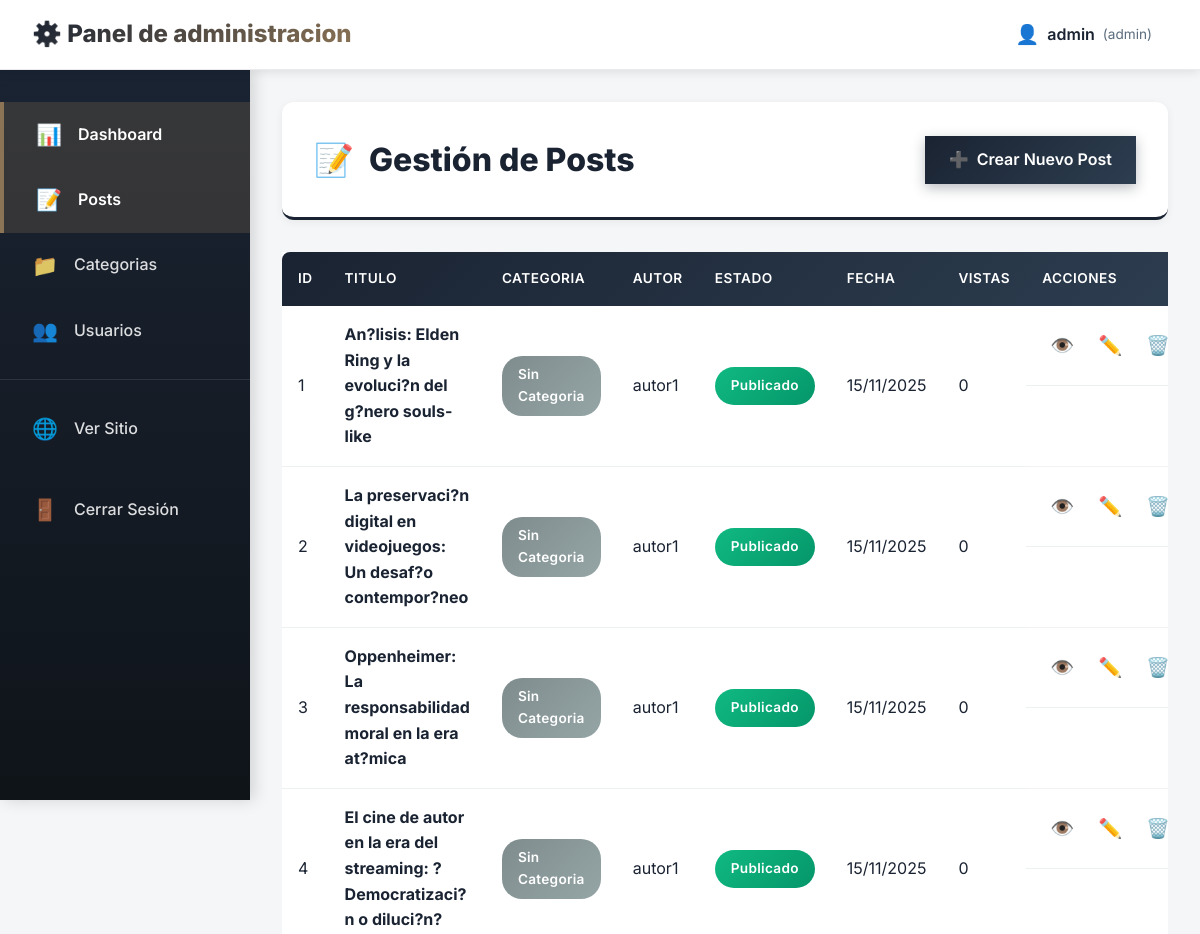
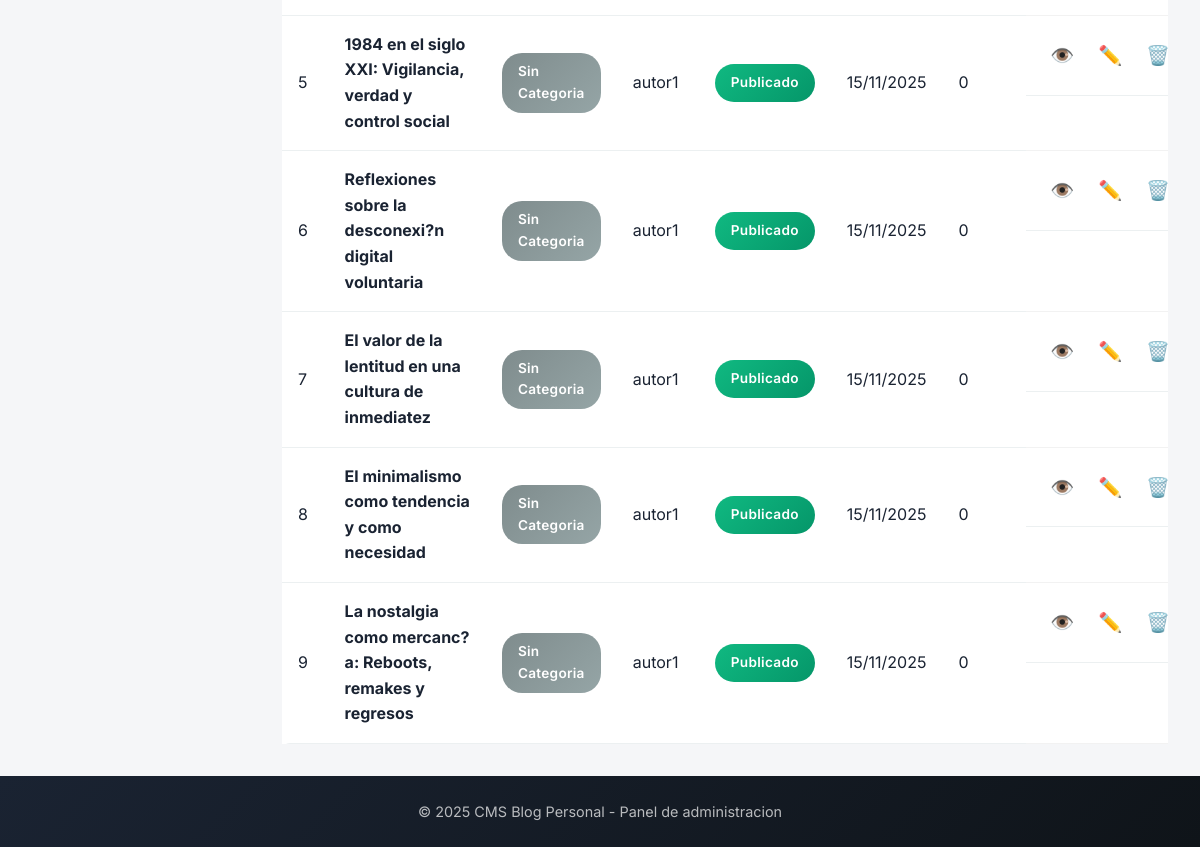
Before: /public/admin/posts/index.php (signed in) with the older database file (2 pictures, top to bottom).
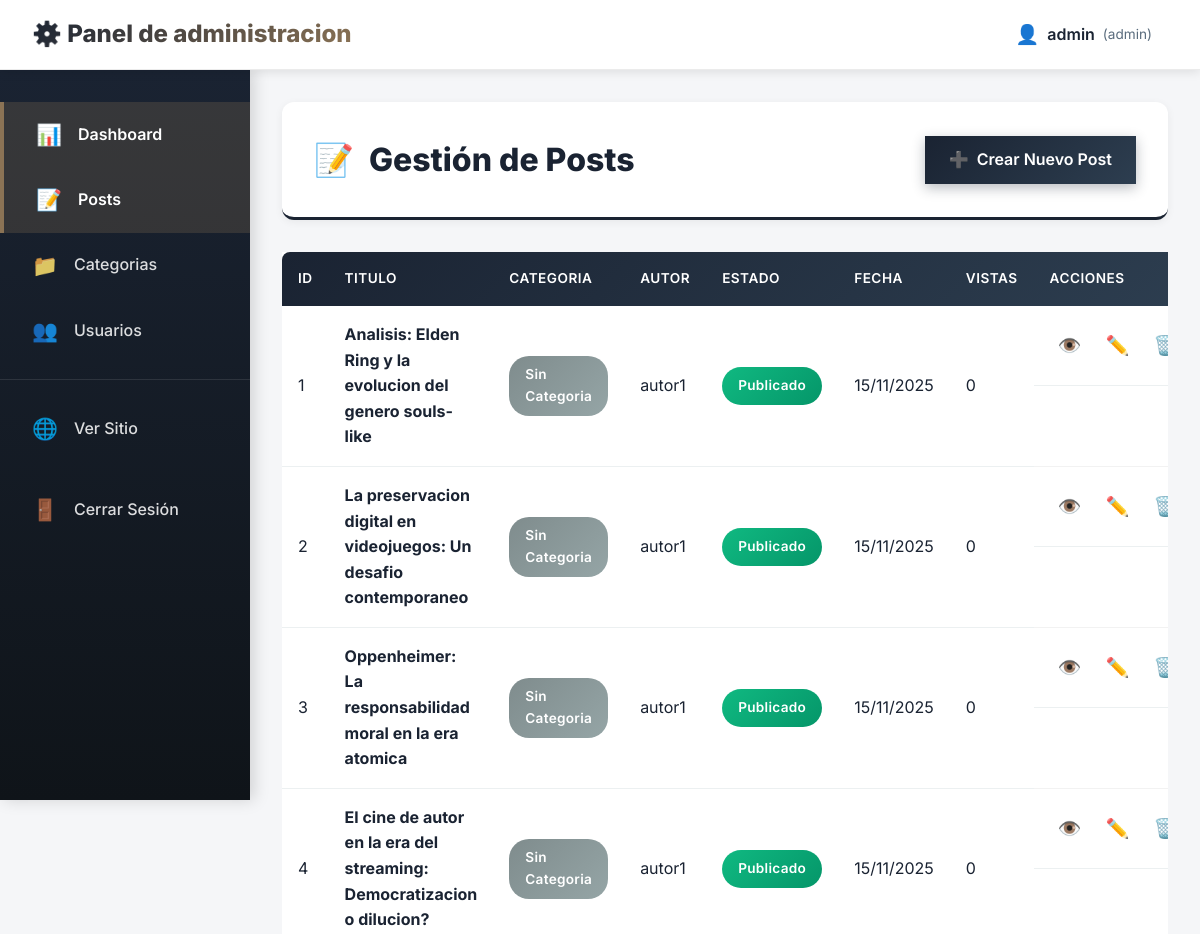
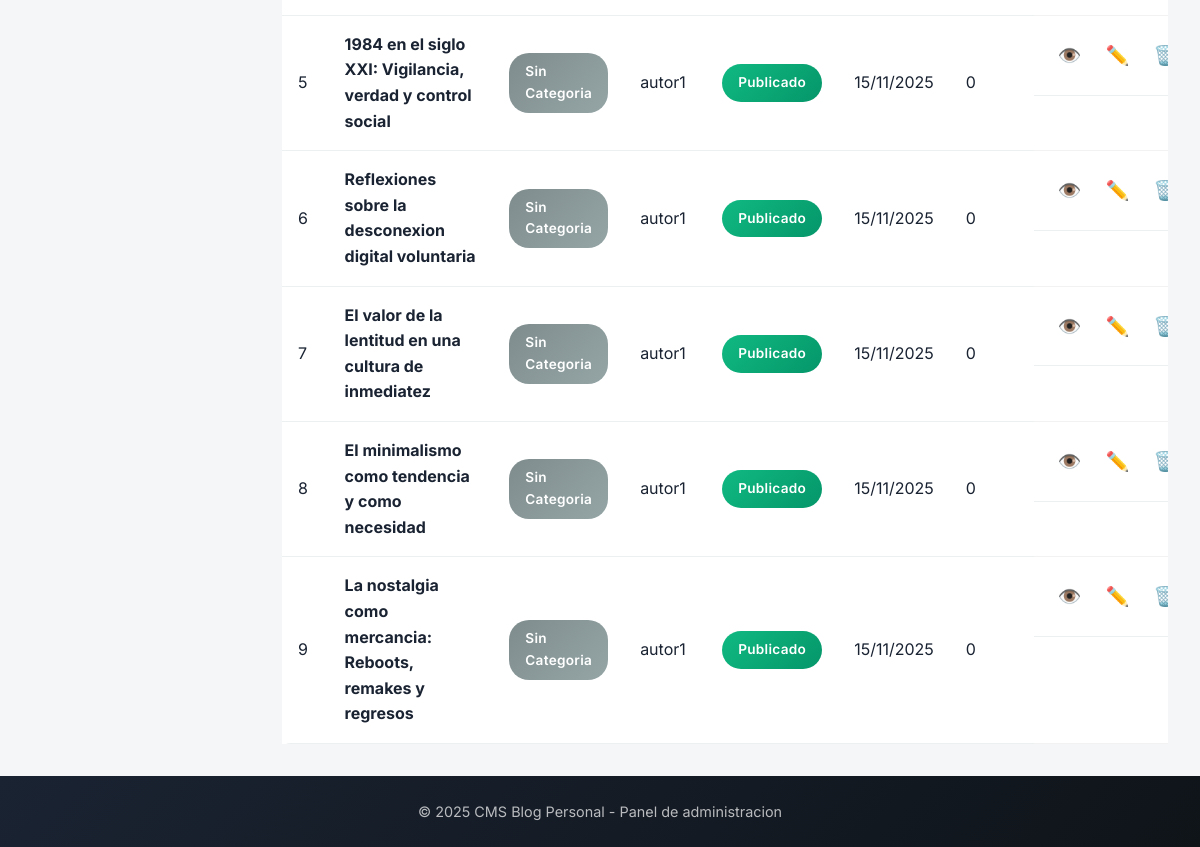
After: the same page with the newer database file (2 pictures, top to bottom).
### tables this page shows
CREATE TABLE `posts` (
  `id` int(11) NOT NULL AUTO_INCREMENT,
  `title` varchar(200) NOT NULL,
  `slug` varchar(200) NOT NULL,
  `description` text DEFAULT NULL,
  `content` longtext NOT NULL,
  `image` varchar(255) DEFAULT NULL,
  `category_id` int(11) DEFAULT NULL,
  `author_id` int(11) NOT NULL,
  `published` tinyint(1) DEFAULT 0,
  `views` int(11) DEFAULT 0,
  `created_at` timestamp NOT NULL DEFAULT current_timestamp(),
  `updated_at` timestamp NOT NULL DEFAULT current_timestamp() ON UPDATE current_timestamp(),
  PRIMARY KEY (`id`),
  UNIQUE KEY `slug` (`slug`),
  KEY `idx_slug` (`slug`),
  KEY `idx_category` (`category_id`),
  KEY `idx_author` (`author_id`),
  KEY `idx_published` (`published`),
  KEY `idx_created` (`created_at`),
  CONSTRAINT `posts_ibfk_1` FOREIGN KEY (`category_id`) REFERENCES `categories` (`id`) ON DELETE SET NULL,
  CONSTRAINT `posts_ibfk_2` FOREIGN KEY (`author_id`) REFERENCES `users` (`id`) ON DELETE CASCADE
);

CREATE TABLE `users` (
  `id` int(11) NOT NULL AUTO_INCREMENT,
  `username` varchar(50) NOT NULL,
  `email` varchar(100) NOT NULL,
  `password` varchar(255) NOT NULL,
  `full_name` varchar(100) DEFAULT NULL,
  `avatar` varchar(255) DEFAULT NULL,
  `role` enum('admin','author','user') DEFAULT 'user',
  `created_at` timestamp NOT NULL DEFAULT current_timestamp(),
  `updated_at` timestamp NOT NULL DEFAULT current_timestamp() ON UPDATE current_timestamp(),
  `last_login` timestamp NULL DEFAULT NULL,
  `active` tinyint(1) DEFAULT 1,
  PRIMARY KEY (`id`),
  UNIQUE KEY `username` (`username`),
  UNIQUE KEY `email` (`email`),
  KEY `idx_username` (`username`),
  KEY `idx_email` (`email`)
);

### public/admin/posts/index.php (the view, shortened to what this page needs)
<?php
$page = isset($_GET['page']) ? max(1, intval($_GET['page'])) : 1;
$perPage = 10;
$db = Database::getInstance()->getConnection();
$offset = ($page - 1) * $perPage;
$whereClauses = [];
$params = [':limit' => $perPage, ':offset' => $offset];
$whereSQL = !empty($whereClauses) ? "WHERE " . implode(" AND ", $whereClauses) : "";
$sql = "SELECT p.*, c.name as category_name, u.username as author_name
        FROM posts p
        LEFT JOIN categories c ON p.category_id = c.id
        LEFT JOIN users u ON p.author_id = u.id
        $whereSQL
        ORDER BY p.created_at DESC
        LIMIT :limit OFFSET :offset";
$stmt = $db->prepare($sql);
foreach ($params as $key => $value) {
    $stmt->bindValue($key, $value, is_int($value) ? PDO::PARAM_INT : PDO::PARAM_STR);
}
$stmt->execute();
$posts = $stmt->fetchAll();
$categoryName = '';
include '../../../app/Views/admin/header.php';
?>
<div class="admin-page">
    <div class="page-header">
        <h1>📝 Gestión de Posts<?php if ($categoryName): ?> - <?= htmlspecialchars($categoryName) ?><?php endif; ?></h1>
        <div>
            <a href="create.php" class="btn btn-primary">
                <span>➕</span> Crear Nuevo Post
            </a>
        </div>
    </div>
    <?php if (!empty($posts)): ?>
    <div class="table-container">
        <table class="admin-table">
            <thead>
                <tr>
                    <th>ID</th>
                    <th>Titulo</th>
                    <th>Categoria</th>
                    <th>Autor</th>
                    <th>Estado</th>
                    <th>Fecha</th>
                    <th>Vistas</th>
                    <th>Acciones</th>
                </tr>
            </thead>
            <tbody>
                <?php foreach ($posts as $post): ?>
                <tr>
                    <td><?= $post['id'] ?></td>
                    <td class="post-title-cell">
                        <strong><?= htmlspecialchars($post['title']) ?></strong>
                    </td>
                    <td>
                        <span class="badge badge-category">
                            <?= htmlspecialchars($post['category_name'] ?? 'Sin Categoria') ?>
                        </span>
                    </td>
                    <td><?= htmlspecialchars($post['author_name']) ?></td>
                    <td>
                        <?php if ($post['published']): ?>
                            <span class="badge badge-success">Publicado</span>
                        <?php else: ?>
                            <span class="badge badge-warning">Borrador</span>
                        <?php endif; ?>
                    </td>
                    <td><?= date('d/m/Y', strtotime($post['created_at'])) ?></td>
                    <td><?= number_format($post['views']) ?></td>
                    <td class="actions-cell">
                        <a href="../../post.php?id=<?= $post['id'] ?>" class="btn-action btn-view" title="Ver" target="_blank">👁️</a>
                        <a href="edit.php?id=<?= $post['id'] ?>" class="btn-action btn-edit" title="Editar">✏️</a>
                        <a href="delete.php?id=<?= $post['id'] ?>" class="btn-action btn-delete" title="Eliminar" onclick="return confirm('¿Estás seguro de eliminar este post?')">🗑️</a>
                    </td>
                </tr>
                <?php endforeach; ?>
            </tbody>
        </table>
    </div>
    <?php endif; ?>
</div>
<?php include '../../../app/Views/admin/footer.php'; ?>

Changed rows visible on the page:
changed posts id 1: title "An?lisis: Elden Ring y la evoluci?n del g?nero souls-like" → "Analisis: Elden Ring y la evolucion del genero souls-like"
changed posts id 2: title "La preservaci?n digital en videojuegos: Un desaf?o contempor?neo" → "La preservacion digital en videojuegos: Un desafio contemporaneo"
changed posts id 3: title "Oppenheimer: La responsabilidad moral en la era at?mica" → "Oppenheimer: La responsabilidad moral en la era atomica"
changed posts id 4: title "El cine de autor en la era del streaming: ?Democratizaci?n o diluci?n?" → "El cine de autor en la era del streaming: Democratizacion o dilucion?"
changed posts id 6: title "Reflexiones sobre la desconexi?n digital voluntaria" → "Reflexiones sobre la desconexion digital voluntaria"
changed posts id 9: title "La nostalgia como mercanc?a: Reboots, remakes y regresos" → "La nostalgia como mercancia: Reboots, remakes y regresos"
